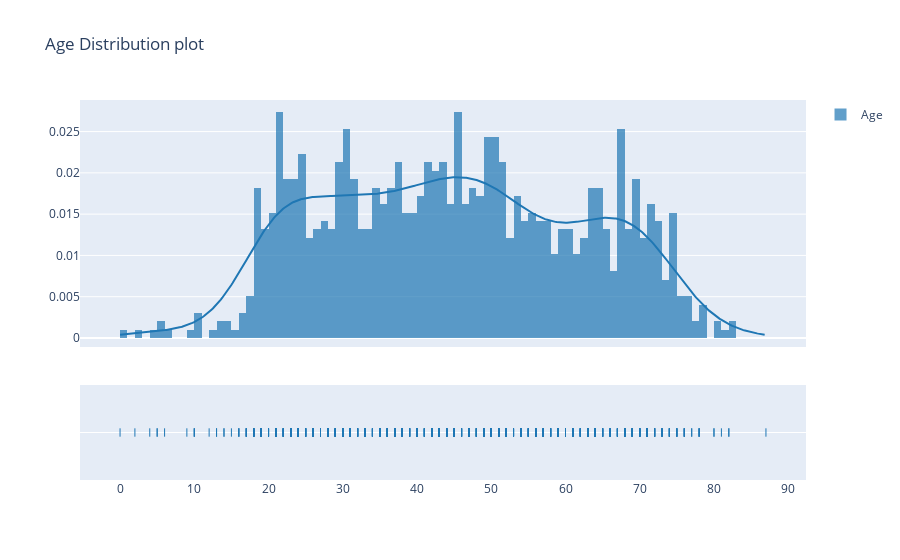

Notebook code cell kept with this figure:
### Markdown cell above
# Is Age and Sex an indicator for survival?

### Code cell
hist_data =[ds["Age"].values]
group_labels = ['Age'] 

fig = ff.create_distplot(hist_data, group_labels)
fig.update_layout(title_text='Age Distribution plot')

fig.show()

### Figure 1 — Plotly figure (JSON) as saved in the notebook; plotly's stock layout.template omitted (floating-point values rounded to 4 significant figures; data arrays with more than 128 entries replaced by an {"elided": "..."} marker saying what was removed)
{"data": [{"autobinx": false, "histnorm": "probability density", "legendgroup": "Age", "marker": {"color": "rgb(31, 119, 180)"}, "name": "Age", "opacity": 0.7, "type": "histogram", "x": {"elided": "989 int values"}, "xaxis": "x", "xbins": {"end": 87.0, "size": 1.0, "start": 0.0}, "yaxis": "y"}, {"legendgroup": "Age", "marker": {"color": "rgb(31, 119, 180)"}, "mode": "lines", "name": "Age", "showlegend": false, "type": "scatter", "x": {"elided": "500 float values"}, "xaxis": "x", "y": {"elided": "500 float values"}, "yaxis": "y"}, {"legendgroup": "Age", "marker": {"color": "rgb(31, 119, 180)", "symbol": "line-ns-open"}, "mode": "markers", "name": "Age", "showlegend": false, "type": "scatter", "x": {"elided": "989 int values"}, "xaxis": "x", "y": {"elided": "989 str values"}, "yaxis": "y2"}], "layout": {"barmode": "overlay", "hovermode": "closest", "legend": {"traceorder": "reversed"}, "title": {"text": "Age Distribution plot"}, "xaxis": {"anchor": "y2", "domain": [0.0, 1.0], "zeroline": false}, "yaxis": {"anchor": "free", "domain": [0.35, 1], "position": 0.0}, "yaxis2": {"anchor": "x", "domain": [0, 0.25], "dtick": 1, "showticklabels": false}}}
